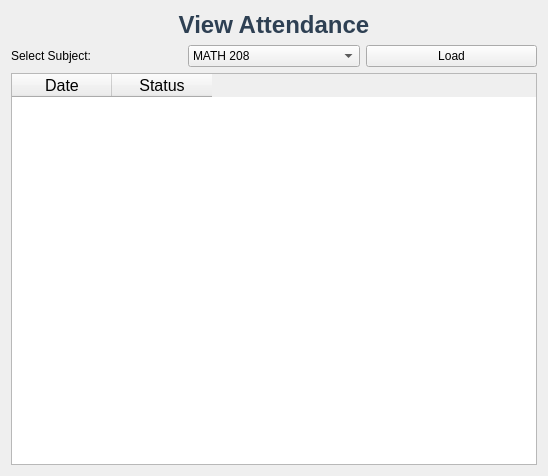
<?xml version="1.0" encoding="UTF-8"?>
<ui version="4.0">
 <class>StudentAttendanceView</class>
 <widget class="QWidget" name="StudentAttendanceView">
  <property name="geometry">
   <rect>
    <x>0</x>
    <y>0</y>
    <width>548</width>
    <height>476</height>
   </rect>
  </property>
  <property name="windowTitle">
   <string>Student Attendance</string>
  </property>
  <layout class="QVBoxLayout" name="verticalLayout">
   <item>
    <widget class="QLabel" name="labelTitle">
     <property name="styleSheet">
      <string notr="true">font-size: 18pt; font-weight: bold; color: #2E4053;</string>
     </property>
     <property name="text">
      <string>View Attendance</string>
     </property>
     <property name="alignment">
      <set>Qt::AlignmentFlag::AlignCenter</set>
     </property>
    </widget>
   </item>
   <item>
    <layout class="QHBoxLayout" name="subjectLayout">
     <item>
      <widget class="QLabel" name="labelSubject">
       <property name="text">
        <string>Select Subject:</string>
       </property>
      </widget>
     </item>
     <item>
      <widget class="QComboBox" name="comboBoxSubject">
       <item>
        <property name="text">
         <string>MATH 208</string>
        </property>
       </item>
       <item>
        <property name="text">
         <string>MCSC 201</string>
        </property>
       </item>
       <item>
        <property name="text">
         <string>EEEG 202</string>
        </property>
       </item>
       <item>
        <property name="text">
         <string>EEEG 211</string>
        </property>
       </item>
       <item>
        <property name="text">
         <string>COMP 202</string>
        </property>
       </item>
       <item>
        <property name="text">
         <string>COMP 206</string>
        </property>
       </item>
       <item>
        <property name="text">
         <string>EEEG 217</string>
        </property>
       </item>
      </widget>
     </item>
     <item>
      <widget class="QPushButton" name="buttonLoadAttendance">
       <property name="text">
        <string>Load</string>
       </property>
      </widget>
     </item>
    </layout>
   </item>
   <item>
    <widget class="QTableWidget" name="tableAttendance">
     <property name="styleSheet">
      <string notr="true">font-size: 12pt;</string>
     </property>
     <property name="editTriggers">
      <set>QAbstractItemView::EditTrigger::NoEditTriggers</set>
     </property>
     <property name="alternatingRowColors">
      <bool>true</bool>
     </property>
     <property name="selectionBehavior">
      <enum>QAbstractItemView::SelectionBehavior::SelectRows</enum>
     </property>
     <property name="rowCount">
      <number>0</number>
     </property>
     <property name="columnCount">
      <number>2</number>
     </property>
     <column>
      <property name="text">
       <string>Date</string>
      </property>
     </column>
     <column>
      <property name="text">
       <string>Status</string>
      </property>
     </column>
    </widget>
   </item>
  </layout>
 </widget>
 <resources/>
 <connections/>
</ui>
